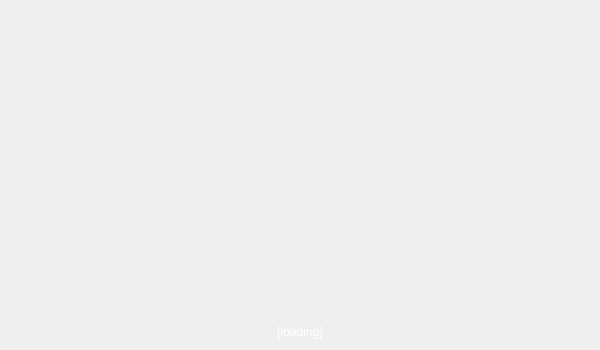
<?xml version="1.0" encoding="UTF-8"?>
<ui version="4.0">
 <class>Splash</class>
 <widget class="QDialog" name="Splash">
  <property name="geometry">
   <rect>
    <x>0</x>
    <y>0</y>
    <width>600</width>
    <height>350</height>
   </rect>
  </property>
  <property name="minimumSize">
   <size>
    <width>600</width>
    <height>350</height>
   </size>
  </property>
  <property name="maximumSize">
   <size>
    <width>600</width>
    <height>350</height>
   </size>
  </property>
  <property name="font">
   <font>
    <family>Ubuntu</family>
   </font>
  </property>
  <property name="windowTitle">
   <string>Bitcoin-Fast</string>
  </property>
  <layout class="QHBoxLayout" name="horizontalLayout_2">
   <item>
    <layout class="QVBoxLayout" name="verticalLayout_2">
     <item>
      <spacer name="verticalSpacer_2">
       <property name="orientation">
        <enum>Qt::Vertical</enum>
       </property>
       <property name="sizeHint" stdset="0">
        <size>
         <width>20</width>
         <height>40</height>
        </size>
       </property>
      </spacer>
     </item>
     <item>
      <layout class="QHBoxLayout" name="horizontalLayout">
       <item>
        <widget class="QLabel" name="info">
         <property name="cursor">
          <cursorShape>IBeamCursor</cursorShape>
         </property>
         <property name="text">
          <string>&lt;html&gt;&lt;head/&gt;&lt;body&gt;&lt;p&gt;&lt;span style=&quot; color:#ffffff;&quot;&gt;[loading]&lt;/span&gt;&lt;/p&gt;&lt;/body&gt;&lt;/html&gt;</string>
         </property>
         <property name="alignment">
          <set>Qt::AlignCenter</set>
         </property>
         <property name="textInteractionFlags">
          <set>Qt::LinksAccessibleByMouse|Qt::TextSelectableByKeyboard|Qt::TextSelectableByMouse</set>
         </property>
        </widget>
       </item>
      </layout>
     </item>
    </layout>
   </item>
  </layout>
 </widget>
 <resources>
  <include location="../bitcoin.qrc"/>
 </resources>
 <connections/>
</ui>
